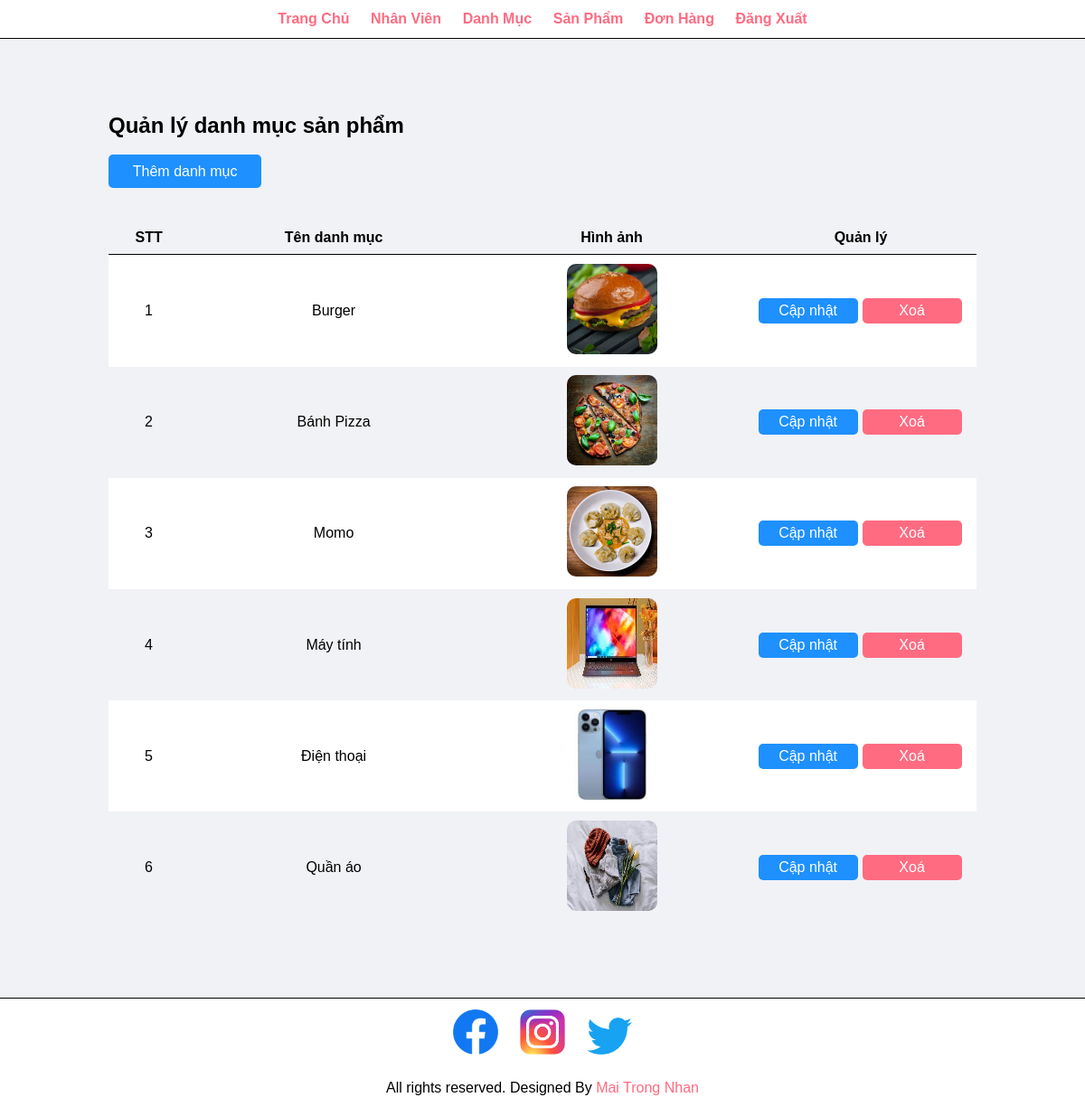
Screenshot of /Admin/manager-categories.php (signed in) with the database file from the repository.
### tables this page shows
CREATE TABLE `LoaiHangHoa` (
  `MaLoaiHang` int(5) NOT NULL,
  `TenLoaiHang` varchar(100) DEFAULT NULL,
  `HinhAnh` varchar(50) DEFAULT NULL
);

### Config/connect.php (called while the page is built, shortened)
<?php
function executeSQLResult ($conn, $sql) {
    $result = mysqli_query($conn, $sql);
    $data = array();
    while ($row = mysqli_fetch_array($result)) {
        $data[] = $row;
    }
    return $data;
}
?>

### Admin/manager-categories.php (the view, shortened to what this page needs)
<?php include('./layouts/header.php') ?>
<section class="main text-content">
    <div class="container">
        <h1>Quản lý danh mục sản phẩm</h1>
        <br>
        <a href=<?php echo URL . "admin/add-category.php"; ?> class="btn-200 btn-primary">Thêm danh mục</a>
        <br><br>
        <table class="tbl-manager">
            <tr>
                <th>STT</th>
                <th>Tên danh mục</th>
                <th>Hình ảnh</th>
                <th>Quản lý</th>
            </tr>
            <?php
            $conn = connectToDatabase();
            $sql = "SELECT * FROM LoaiHangHoa";
            $listCategories = executeSQLResult($conn, $sql);
            for ($i = 1; $i <= count($listCategories); $i++) {
                $id = $listCategories[$i - 1]['MaLoaiHang'];
                $NameCategory = $listCategories[$i - 1]['TenLoaiHang'];
                $pathImage = URL . 'images/categories/' . $listCategories[$i - 1]['HinhAnh'];
                if ($i % 2 == 0) {
            ?>
                    <tr class="text-center">
                        <td><?php echo $i; ?></td>
                        <td><?php echo $NameCategory; ?></td>
                        <td><a href=<?php echo $pathImage; ?>><img src=<?php echo $pathImage; ?> width="100px" height="100px" alt="No image" class="img-category"></a></td>
                        <td>
                            <a href=<?php echo URL . "admin/update-category.php?id=" . $id; ?> class="btn-primary">Cập nhật</a>
                            <a href=<?php echo URL . "admin/delete-item.php?id=" . $id . "&type=2"; ?> class="btn-danger">Xoá</a>
                        </td>
                    </tr>
                <?php
                } else {
                ?>
                    <tr class="white text-center">
                        <td><?php echo $i; ?></td>
                        <td><?php echo $NameCategory; ?></td>
                        <td><a href=<?php echo $pathImage; ?>><img src=<?php echo $pathImage; ?> width="100px" height="100px" alt="No image" class="img-category"></a></td>
                        <td>
                            <a href=<?php echo URL . "admin/update-category.php?id=" . $id; ?> class="btn-primary">Cập nhật</a>
                            <a href=<?php echo URL . "admin/delete-item.php?id=" . $id . "&type=2"; ?> class="btn-danger">Xoá</a>
                        </td>
                    </tr>
            <?php
                }
            }
            ?>
        </table>
    </div>
</section>
<?php
include('./layouts/footer.php') ?>

### Admin/layouts/header.php (shortened to what this page needs)
<?php
include('../config/connect.php');
?>
<!DOCTYPE html>
<html lang="en">
<head>
    <link rel="stylesheet" href="./css/style.css">
</head>
<body>
    <section class="menu text-center">
        <div class="container">
            <ul>
                <li><a href=<?php echo URL."admin/index.php"; ?>>Trang Chủ</a></li>
                <li><a href=<?php echo URL."admin/manager-admin.php"; ?>>Nhân Viên</a></li>
                <li><a href=<?php echo URL."admin/manager-categories.php"; ?>>Danh Mục</a></li>
                <li><a href=<?php echo URL."admin/manager-products.php"; ?>>Sản Phẩm</a></li>
                <li><a href=<?php echo URL."admin/manager-order.php?filter=1"; ?>>Đơn Hàng</a></li>
                <li><a href=<?php echo URL."admin/logout.php"; ?>>Đăng Xuất</a></li>
            </ul>
        </div>
    </section>

### Admin/layouts/footer.php (shortened to what this page needs)
 <section class="social">
        <div class="container text-center">
            <ul>
                <li>
                    <a href="#"><img width="50px" src="../Customer/images/for-web/Logo-facebook.png" /></a>
                </li>
                <li>
                    <a href="#"><img width="50px" src="../Customer/images/for-web/Logo-Instagram.png" /></a>
                </li>
                <li>
                    <a href="#"><img width="50px" src="../Customer/images/for-web/Logo-Tiwtter.png" /></a>
                </li>
            </ul>
        </div>
    </section>
    <section class="footer">
        <div class="container text-center">
            <p>All rights reserved. Designed By <a href="#" class="pink">Mai Trong Nhan</a></p>
        </div>
    </section>
</body>
</html>

### Admin/css/style.css (style rules this page uses)
* { margin: 0; padding: 0; font-family: Arial, Helvetica, sans-serif; }
body { margin: 0; padding: 0; width: 100%; }
.container { width: 80%; margin: 0 auto; padding: 1%; }
.text-center { text-align: center; }
.pink { color: #ff6b81; }
.white { background-color: white; }
.btn-200 { width: 150px; }
.btn-primary { background-color: #1e90ff; padding: 1%; border-radius: 5px; color: white; text-decoration: none; display: block; text-align: center; }
.btn-danger { background-color: #ff6b81; padding: 1%; border-radius: 5px; color: white; text-decoration: none; display: block; text-align: center; }
a { text-decoration: none; }
.menu { margin: 0; border-bottom: 1px solid; }
.menu ul { list-style-type: none; }
.menu ul li { padding: 1%; display: inline; }
.menu ul li a { color: #ff6b81; font-weight: bold; }
.main { background-color: #f1f2f6; padding-top: 70px; padding-bottom: 70px; border-bottom: 1px solid; }
.tbl-manager { width: 100%; padding: 0; margin: 0; border-spacing: 0; }
.tbl-manager tr th { border-bottom: 1px solid black; padding: 1%; margin-left: 100px; }
.tbl-manager tr td { padding: 1%; }
.tbl-manager tr td:last-child { width: 16em; }
.tbl-manager tr td:last-child a { width: 100px; float: left; padding: 5px; margin-left: 5px; }
.social ul { list-style-type: none; }
.social ul li { display: inline; padding: 1%; }
.img-category { border-radius: 10px; }

### rows the page displays
loaihanghoa: TenLoaiHang "Burger", HinhAnh (picture)
loaihanghoa: TenLoaiHang "Bánh Pizza", HinhAnh (picture)
loaihanghoa: TenLoaiHang "Momo", HinhAnh (picture)
loaihanghoa: TenLoaiHang "Máy tính", HinhAnh (picture)
loaihanghoa: TenLoaiHang "Điện thoại", HinhAnh (picture)
loaihanghoa: TenLoaiHang "Quần áo", HinhAnh (picture)
